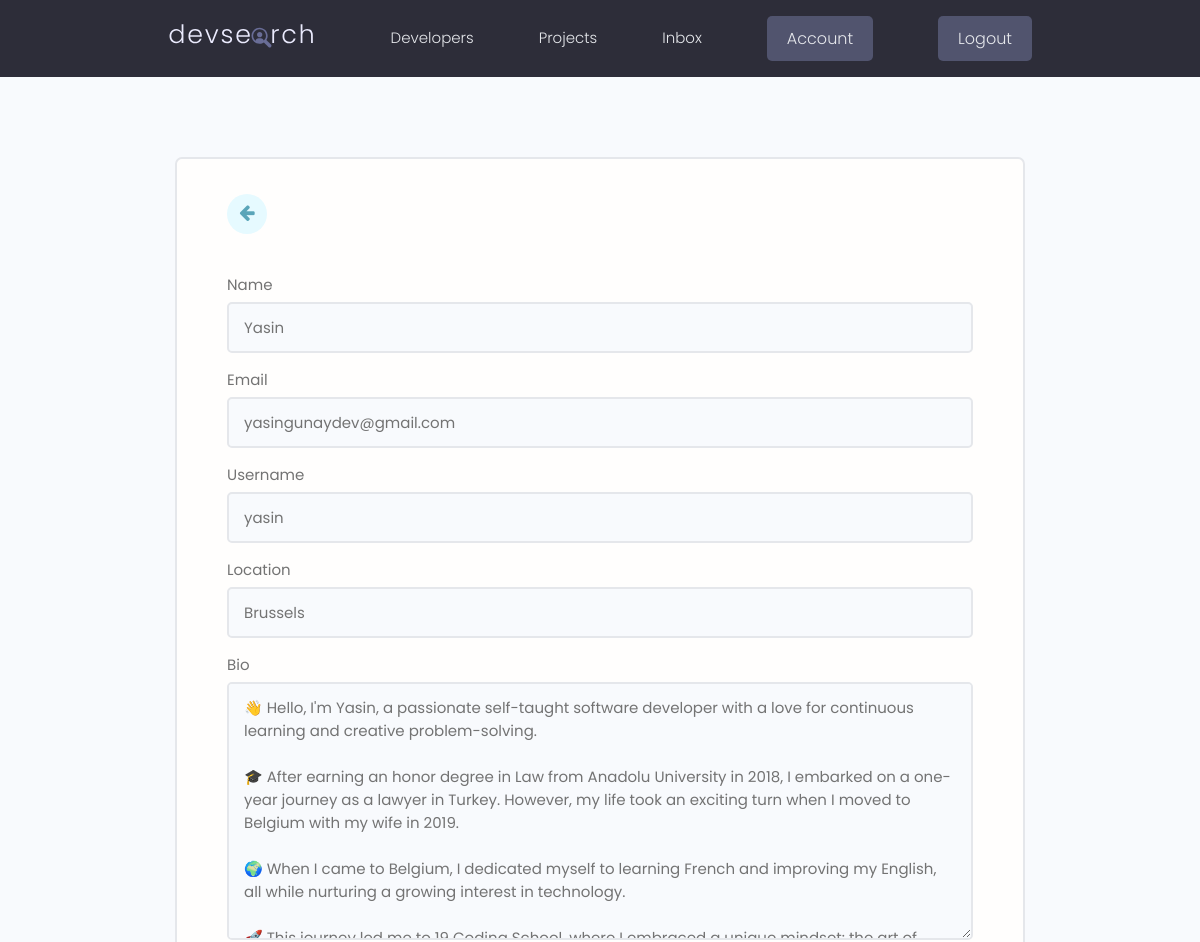
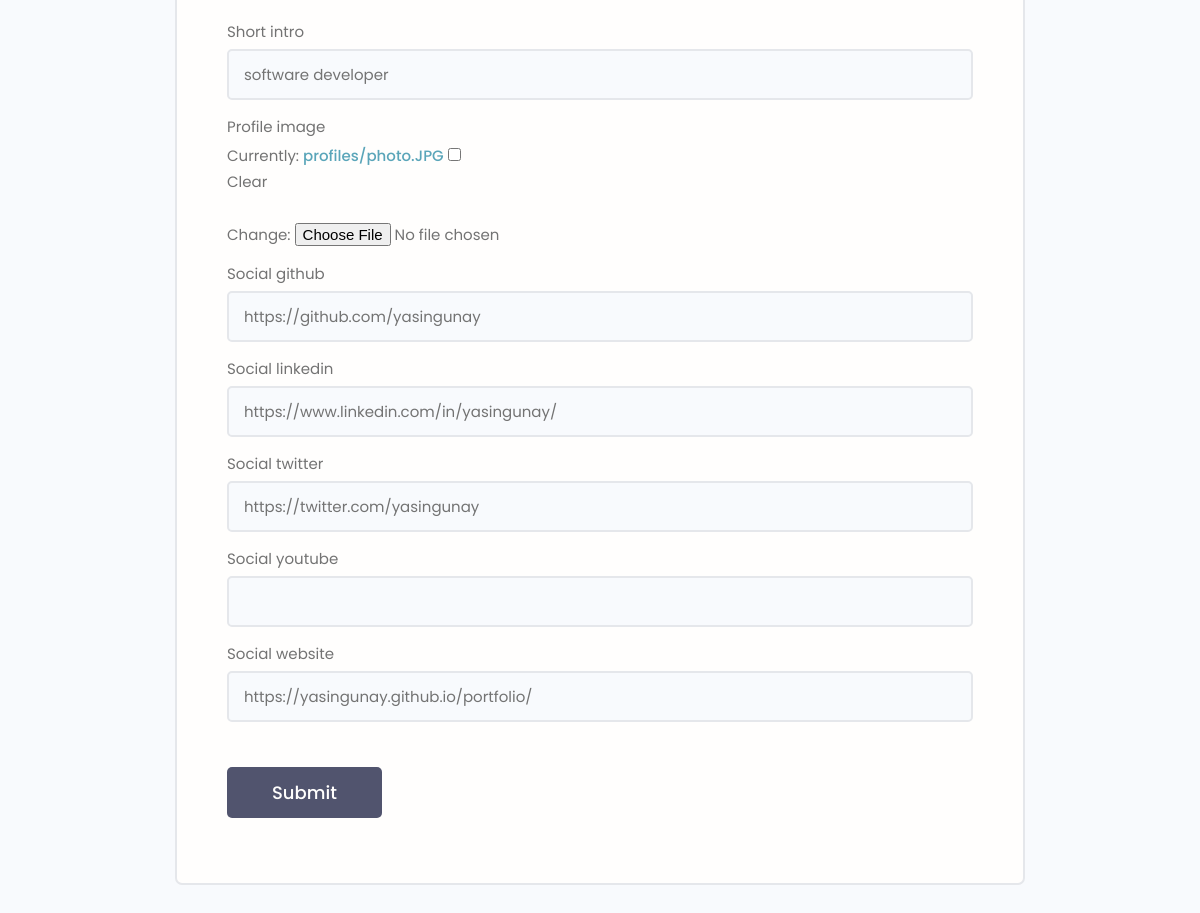
The app's page /edit-account/ (signed in), older data (2 pictures, top to bottom).
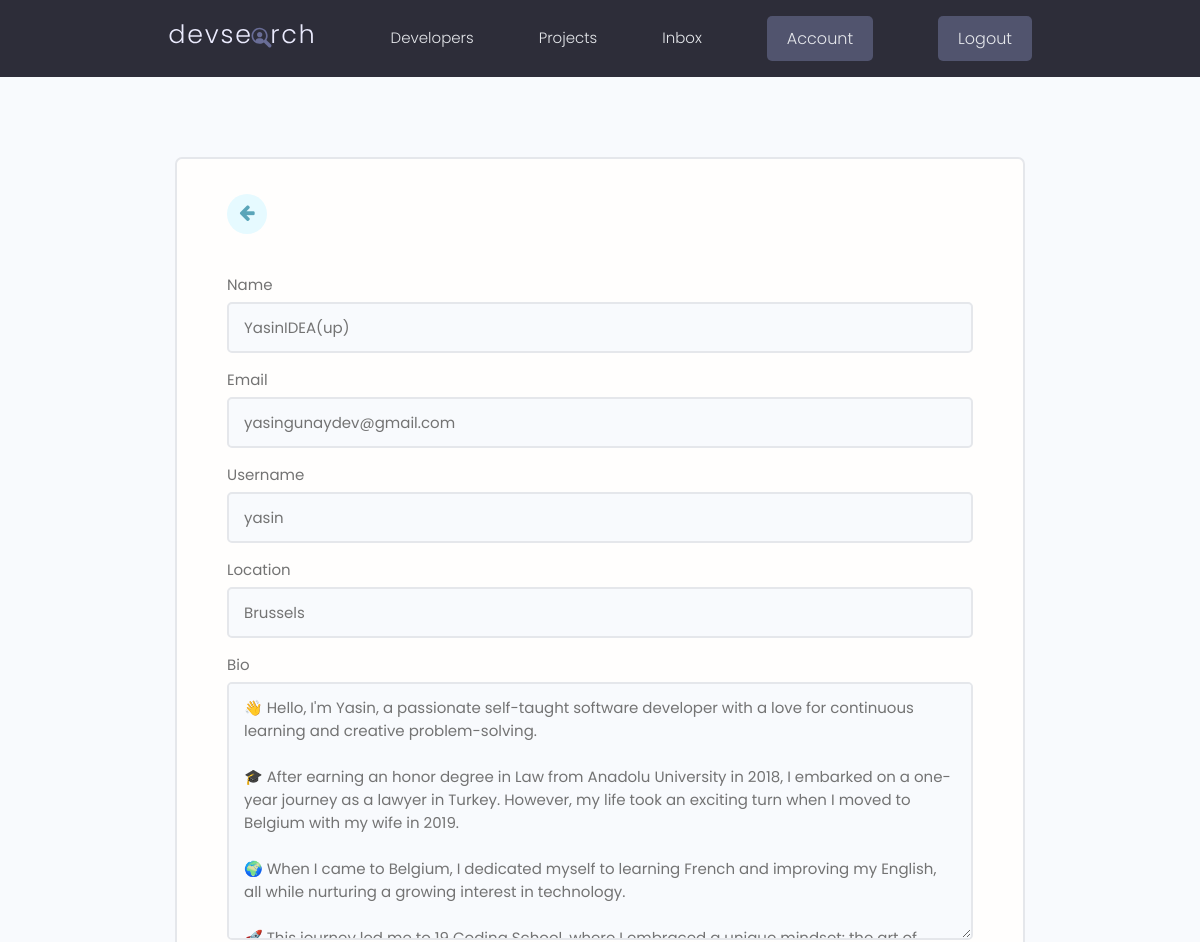
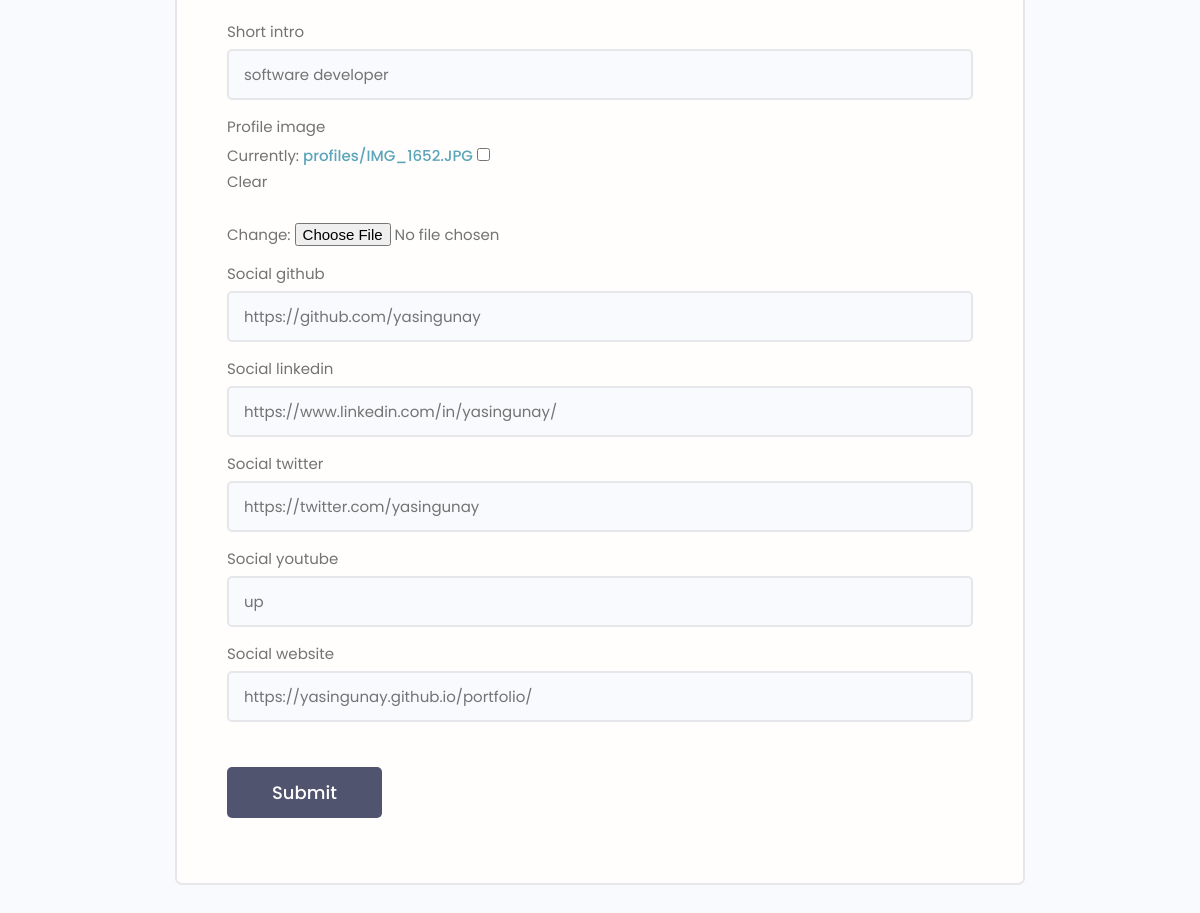
The same page, newer data (2 pictures, top to bottom).
### users/models.py (models this page shows, shortened)
class Profile(models.Model):
    user = models.OneToOneField(User, on_delete=models.CASCADE, null=True, blank=True)
    name = models.CharField(max_length=200, null=True, blank=True)
    email = models.EmailField(max_length=500, null=True, blank=True)
    username = models.CharField(max_length=200, null=True, blank=True)
    location = models.CharField(max_length=200, null=True, blank=True)
    short_intro = models.CharField(max_length=200, null=True, blank=True)
    bio = models.TextField(null=True, blank=True)
    profile_image = models.ImageField(null=True, blank=True, upload_to="profiles/", default="profiles/user-default.png")
    social_github = models.CharField(max_length=200, null=True, blank=True)
    social_twitter = models.CharField(max_length=200, null=True, blank=True)
    social_linkedin = models.CharField(max_length=200, null=True, blank=True)
    social_youtube= models.CharField(max_length=200, null=True, blank=True)
    social_website = models.CharField(max_length=200, null=True, blank=True)
    created = models.DateTimeField(auto_now_add=True)
    id = models.UUIDField(default=uuid.uuid4, unique=True, primary_key=True, editable=False)

### users/views.py (the view)
# urls.py: path('edit-account/', views.editAccount, name="edit-account"),
@login_required
def editAccount(request):
    profile = request.user.profile
    form = ProfileForm(instance=profile)
    if request.method == "POST":
        form = ProfileForm(request.POST, request.FILES, instance=profile)
        if form.is_valid():
            form.save()
            return redirect('account')
    context = {'form': form}
    return render(request, 'users/profile_form.html' ,context)

### users/forms.py
class ProfileForm(ModelForm):
    class Meta:
        model = Profile
        fields = ['name', 'email', 'username', 'location', 'bio', 'short_intro', 'profile_image',
                  'social_github', 'social_linkedin',  'social_twitter',  'social_youtube',  'social_website'  ]
    def __init__(self, *args, **kwargs):
        super(ProfileForm, self).__init__(*args, **kwargs)
        for name, field in self.fields.items():
            field.widget.attrs.update({'class': 'input'})

### users/templates/users/profile_form.html (shortened to what this page needs)
{% extends 'main.html' %}
{% block content %}
  <main class="formPage my-xl">
    <div class="content-box">
        <div class="formWrapper">
            <a class="backButton" href="{% url 'account' %}"><i class="fa fa-arrow-left"></i></a>
            <br>
            <form class="form" action="{% url 'edit-account' %}" method="post" enctype="multipart/form-data">
                {% for field in form  %}
                       <div class="form__field">
                        <label for="formInput#text">{{field.label}} </label>
                       {{field}}
                    </div>
                {% endfor %}
                <input class="btn btn--sub btn--lg  my-md" type="submit" value="Submit" />
            </form>
        </div>
    </div>
</main>
{% endblock %}

Row changes from the older to the newer data that the page shows:
changed Profile "yasingunaydev@gmail.com": name "Yasin" → "YasinIDEA(up)"; social_youtube (not shown) → "up"
Text that changed along with them:
text no longer shown: "Currently: profiles/photo.JPG Clear Change:"
text now shown: "Currently: profiles/IMG_1652.JPG Clear Change:"
